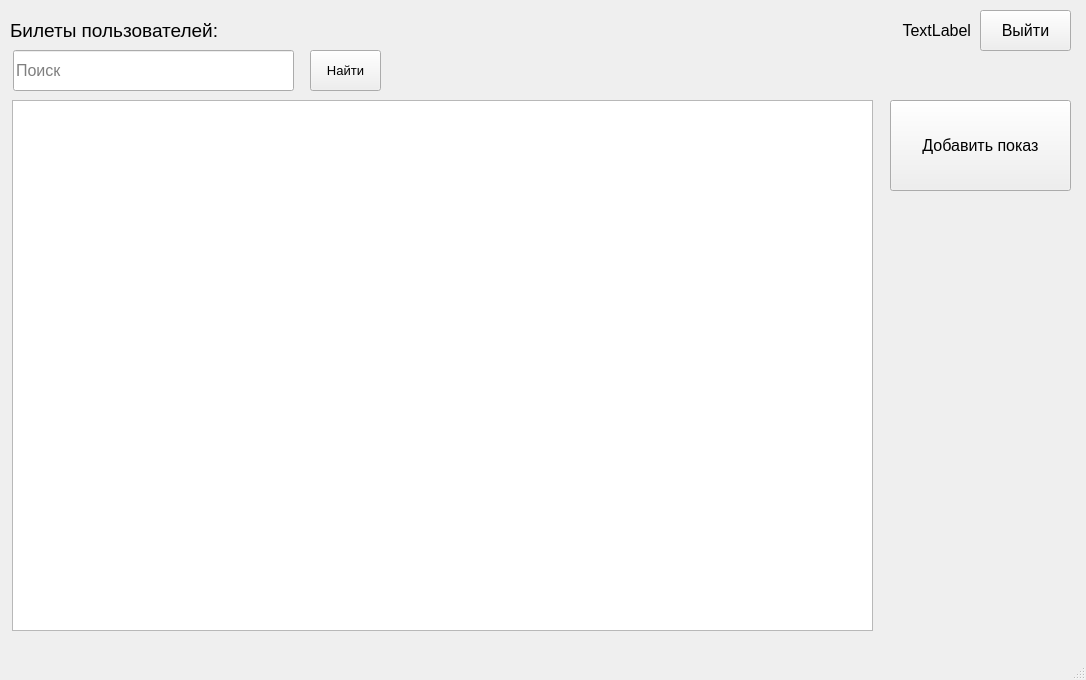
<?xml version="1.0" encoding="UTF-8"?>
<ui version="4.0">
 <class>MainWindow</class>
 <widget class="QMainWindow" name="MainWindow">
  <property name="geometry">
   <rect>
    <x>0</x>
    <y>0</y>
    <width>1086</width>
    <height>680</height>
   </rect>
  </property>
  <property name="windowTitle">
   <string>MainWindow</string>
  </property>
  <widget class="QWidget" name="centralwidget">
   <widget class="QLabel" name="usernameLabel">
    <property name="geometry">
     <rect>
      <x>800</x>
      <y>20</y>
      <width>171</width>
      <height>21</height>
     </rect>
    </property>
    <property name="font">
     <font>
      <pointsize>12</pointsize>
     </font>
    </property>
    <property name="text">
     <string>TextLabel</string>
    </property>
    <property name="alignment">
     <set>Qt::AlignRight|Qt::AlignTrailing|Qt::AlignVCenter</set>
    </property>
   </widget>
   <widget class="QPushButton" name="logoutButton">
    <property name="geometry">
     <rect>
      <x>980</x>
      <y>10</y>
      <width>91</width>
      <height>41</height>
     </rect>
    </property>
    <property name="font">
     <font>
      <pointsize>12</pointsize>
     </font>
    </property>
    <property name="text">
     <string>Выйти</string>
    </property>
   </widget>
   <widget class="QTableWidget" name="tableWidget">
    <property name="geometry">
     <rect>
      <x>12</x>
      <y>100</y>
      <width>861</width>
      <height>531</height>
     </rect>
    </property>
   </widget>
   <widget class="QPushButton" name="addButton">
    <property name="geometry">
     <rect>
      <x>890</x>
      <y>100</y>
      <width>181</width>
      <height>91</height>
     </rect>
    </property>
    <property name="font">
     <font>
      <pointsize>12</pointsize>
     </font>
    </property>
    <property name="text">
     <string>Добавить показ</string>
    </property>
   </widget>
   <widget class="QLabel" name="textLabel">
    <property name="geometry">
     <rect>
      <x>10</x>
      <y>10</y>
      <width>311</width>
      <height>41</height>
     </rect>
    </property>
    <property name="font">
     <font>
      <pointsize>14</pointsize>
     </font>
    </property>
    <property name="text">
     <string>Билеты пользователей:</string>
    </property>
   </widget>
   <widget class="QLineEdit" name="lineEdit">
    <property name="geometry">
     <rect>
      <x>13</x>
      <y>50</y>
      <width>281</width>
      <height>41</height>
     </rect>
    </property>
    <property name="font">
     <font>
      <pointsize>12</pointsize>
     </font>
    </property>
    <property name="placeholderText">
     <string>Поиск</string>
    </property>
   </widget>
   <widget class="QPushButton" name="searchButton">
    <property name="geometry">
     <rect>
      <x>310</x>
      <y>50</y>
      <width>71</width>
      <height>41</height>
     </rect>
    </property>
    <property name="font">
     <font>
      <pointsize>10</pointsize>
     </font>
    </property>
    <property name="text">
     <string>Найти</string>
    </property>
   </widget>
  </widget>
  <widget class="QStatusBar" name="statusbar"/>
 </widget>
 <resources/>
 <connections/>
</ui>
